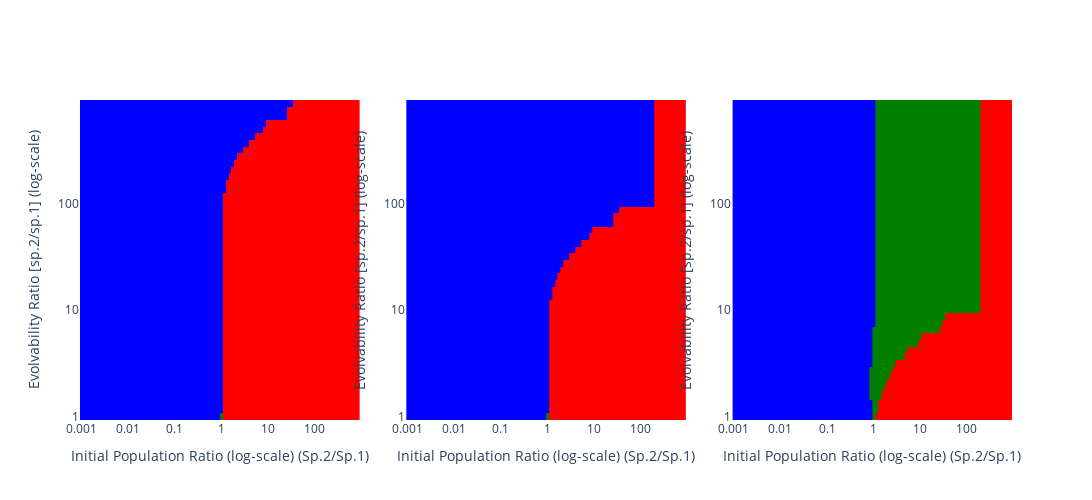

The cell this chart's notebook holds for it:
### Markdown cell above
Result, 30 times evslowrr olvabilty can reverse outcome

Interpretation: If interspecific competetion > intraspecific competition. The resource competetion accelerates the positive frequency dependance. If interspecific competetion < interpsecific competetin, the resource competetion decelerates the positive frequency depence.

### Code cell
# Assuming you have these classes and functions defined elsewhere in your code
# from your_module import Parameters_for_Analysis, run_simulation_and_get_outcome_instance

def plot_2d_sensitivity_analysis_initial_pop_vs_evolvability(N2_N1_ratios, V_A2_V_A1_ratios, final_outcomes_matrix, scale_factor, subplot_index, fig):
    color_map = {
        "sp 2 (high-genetic-var) wins, sp 1 (low-genetic-var) extinct": 0,
        "sp 1 (low-genetic-var) wins, sp 2 (high-genetic-var) extinct": 1,
        "both extinct": 2,
        "both coexist": 3
    }

    reverse_color_map = {v: k for k, v in color_map.items()}

    # Convert the final outcomes to numerical values
    numerical_matrix = np.vectorize(color_map.get)(final_outcomes_matrix)

    # Create the heatmap
    heatmap = go.Heatmap(
        z=numerical_matrix.T,  # Transpose the matrix to match the correct axis
        x=N2_N1_ratios,
        y=V_A2_V_A1_ratios,
        colorscale=[[0, 'red'], [1/3, 'blue'], [2/3, 'black'], [1, 'green']],
        showscale = False,
        colorbar=dict(
            tickvals=[0, 1, 2, 3],
            ticktext=list(color_map.keys()),
        )
    )

    fig.add_trace(heatmap, row=1, col=subplot_index)

    # Update axes for each subplot
    fig.update_xaxes(
        title_text='Initial Population Ratio (log) [fast-ev./slow-ev.]',
        type='log',
        tickvals=[0.001, 0.01, 0.1, 1, 10, 100, 1000, 10000],
        ticktext=["0.001", "0.01", "0.1", "1", "10", "100", "1000", "10000"],
        row=1, col=subplot_index
    )
    fig.update_yaxes(
        title_text='Evolvability Ratio  [fast-ev./slow-ev.] (log)',
        type='log',
        tickvals=[1, 10, 100, 1000],
        ticktext=['1', '10', '100', '1000'],
        row=1, col=subplot_index
    )

def generate_parameters_with_varied_parameters(N2_N1_ratios, V_A2_V_A1_ratios, V_A_scale, base_parameters):
    parameters_list = []
    for N2_N1 in N2_N1_ratios:
        for V_A2_V_A1 in V_A2_V_A1_ratios:
            # Scale V_A1 and V_A2 based on the scaling factor
            scaled_V_A1 = V_A_scale * 0.01
            scaled_V_A2 = V_A_scale * 0.01 * V_A2_V_A1  # Adjust V_A2 based on the ratio

            parameters_dict = Parameters_for_Analysis(base_parameters=base_parameters, V_A1=scaled_V_A1, V_A2=scaled_V_A2).__dict__.copy()
            parameters_dict['initial_population_species_2'] = parameters_dict['initial_population_species_1'] * N2_N1
            # V_A2 is already scaled above

            parameters = Parameters_for_Analysis(base_parameters=base_parameters, **parameters_dict)
            parameters_list.append(parameters)
    return parameters_list

def run_sensitivity_analysis(parameters_list):
    final_outcomes_list = []
    for parameters in parameters_list:
        final_outcome_instance = run_simulation_and_get_outcome_instance(parameters)
        final_outcomes_list.append(final_outcome_instance.outcome)
    return final_outcomes_list

def run_multipanel_sensitivity_analysis(N2_N1_ratios, V_A2_V_A1_ratios, scale_factors, base_parameters):
    final_outcomes_matrices = {}
    for idx, scale in enumerate(scale_factors, start=1):
        print(f"Running sensitivity analysis for V_A1 and V_A2 scaled by {scale}...")
        parameters_list = generate_parameters_with_varied_parameters(N2_N1_ratios, V_A2_V_A1_ratios, scale, base_parameters)
        final_outcomes_list = run_sensitivity_analysis(parameters_list)
        final_outcomes_matrix = np.array(final_outcomes_list).reshape(len(N2_N1_ratios), len(V_A2_V_A1_ratios))
        final_outcomes_matrices[scale] = final_outcomes_matrix
    return final_outcomes_matrices

def plot_multipanel_sensitivity_analysis(N2_N1_ratios, V_A2_V_A1_ratios, final_outcomes_matrices, scale_factors):
    # Create a subplot figure with one row and multiple columns based on the number of scaling factors
    fig = plotly.subplots.make_subplots(
        rows=1, cols=len(scale_factors),
        horizontal_spacing=0.05
    )

    # Iterate through each scaling factor and plot its corresponding heatmap
    for idx, scale in enumerate(scale_factors, start=1):
        final_outcomes_matrix = final_outcomes_matrices[scale]
        plot_2d_sensitivity_analysis_initial_pop_vs_evolvability(
            N2_N1_ratios,
            V_A2_V_A1_ratios,
            final_outcomes_matrix,
            scale_factor=scale,
            subplot_index=idx,
            fig=fig
        )

    # Update the overall layout of the figure
    fig.update_layout(
        width=500 * len(scale_factors),
        height=500,
        template='plotly',
        showlegend=False
    )

    # Show the figure
    pio.show(fig)

def main():


    # Define the power ranges for the ratios
    N2_N1_powers = np.arange(-3, 3, 0.0625)
    V_A2_V_A1_powers = np.arange(0, 3, 0.0625)

    # Calculate the actual ratios
    N2_N1_ratios = np.power(10.0, N2_N1_powers)
    V_A2_V_A1_ratios = np.power(10.0, V_A2_V_A1_powers)

    # Define the scaling factors for V_A1 and V_A2
    scale_factors = [0.1, 1, 10]

    # Run sensitivity analysis for each scaling factor
    final_outcomes_matrices = run_multipanel_sensitivity_analysis(
        N2_N1_ratios,
        V_A2_V_A1_ratios,
        scale_factors,
        base_parameters
    )

    # Plot the multipanel heatmaps
    plot_multipanel_sensitivity_analysis(
        N2_N1_ratios,
        V_A2_V_A1_ratios,
        final_outcomes_matrices,
        scale_factors
    )

if __name__ == "__main__":
    main()

### Figure 1 — Plotly figure (JSON) as saved in the notebook; plotly's stock layout.template omitted (floating-point values rounded to 4 significant figures; data arrays with more than 128 entries replaced by an {"elided": "..."} marker saying what was removed)
{"data": [{"colorbar": {"ticktext": ["sp 2 (high-genetic-var) wins, sp 1 (low-genetic-var) extinct", "sp 1 (low-genetic-var) wins, sp 2 (high-genetic-var) extinct", "both extinct", "both coexist"], "tickvals": [0, 1, 2, 3]}, "colorscale": [[0, "red"], [0.3333, "blue"], [0.6667, "black"], [1, "green"]], "showscale": false, "type": "heatmap", "x": [0.001, 0.001155, 0.001334, 0.00154, 0.001778, 0.002054, 0.002371, 0.002738, 0.003162, 0.003652, 0.004217, 0.00487, 0.005623, 0.006494, 0.007499, 0.00866, 0.01, 0.01155, 0.01334, 0.0154, 0.01778, 0.02054, 0.02371, 0.02738, 0.03162, 0.03652, 0.04217, 0.0487, 0.05623, 0.06494, 0.07499, 0.0866, 0.1, 0.1155, 0.1334, 0.154, 0.1778, 0.2054, 0.2371, 0.2738, 0.3162, 0.3652, 0.4217, 0.487, 0.5623, 0.6494, 0.7499, 0.866, 1, 1.155, 1.334, 1.54, 1.778, 2.054, 2.371, 2.738, 3.162, 3.652, 4.217, 4.87, 5.623, 6.494, 7.499, 8.66, 10, 11.55, 13.34, 15.4, 17.78, 20.54, 23.71, 27.38, 31.62, 36.52, 42.17, 48.7, 56.23, 64.94, 74.99, 86.6, 100, 115.5, 133.4, 154.0, 177.8, 205.4, 237.1, 273.8, 316.2, 365.2, 421.7, 487.0, 562.3, 649.4, 749.9, 866.0], "xaxis": "x", "y": [1, 1.155, 1.334, 1.54, 1.778, 2.054, 2.371, 2.738, 3.162, 3.652, 4.217, 4.87, 5.623, 6.494, 7.499, 8.66, 10, 11.55, 13.34, 15.4, 17.78, 20.54, 23.71, 27.38, 31.62, 36.52, 42.17, 48.7, 56.23, 64.94, 74.99, 86.6, 100, 115.5, 133.4, 154.0, 177.8, 205.4, 237.1, 273.8, 316.2, 365.2, 421.7, 487.0, 562.3, 649.4, 749.9, 866.0], "yaxis": "y", "z": {"elided": "48x96 int values"}}, {"colorbar": {"ticktext": ["sp 2 (high-genetic-var) wins, sp 1 (low-genetic-var) extinct", "sp 1 (low-genetic-var) wins, sp 2 (high-genetic-var) extinct", "both extinct", "both coexist"], "tickvals": [0, 1, 2, 3]}, "colorscale": [[0, "red"], [0.3333, "blue"], [0.6667, "black"], [1, "green"]], "showscale": false, "type": "heatmap", "x": [0.001, 0.001155, 0.001334, 0.00154, 0.001778, 0.002054, 0.002371, 0.002738, 0.003162, 0.003652, 0.004217, 0.00487, 0.005623, 0.006494, 0.007499, 0.00866, 0.01, 0.01155, 0.01334, 0.0154, 0.01778, 0.02054, 0.02371, 0.02738, 0.03162, 0.03652, 0.04217, 0.0487, 0.05623, 0.06494, 0.07499, 0.0866, 0.1, 0.1155, 0.1334, 0.154, 0.1778, 0.2054, 0.2371, 0.2738, 0.3162, 0.3652, 0.4217, 0.487, 0.5623, 0.6494, 0.7499, 0.866, 1, 1.155, 1.334, 1.54, 1.778, 2.054, 2.371, 2.738, 3.162, 3.652, 4.217, 4.87, 5.623, 6.494, 7.499, 8.66, 10, 11.55, 13.34, 15.4, 17.78, 20.54, 23.71, 27.38, 31.62, 36.52, 42.17, 48.7, 56.23, 64.94, 74.99, 86.6, 100, 115.5, 133.4, 154.0, 177.8, 205.4, 237.1, 273.8, 316.2, 365.2, 421.7, 487.0, 562.3, 649.4, 749.9, 866.0], "xaxis": "x2", "y": [1, 1.155, 1.334, 1.54, 1.778, 2.054, 2.371, 2.738, 3.162, 3.652, 4.217, 4.87, 5.623, 6.494, 7.499, 8.66, 10, 11.55, 13.34, 15.4, 17.78, 20.54, 23.71, 27.38, 31.62, 36.52, 42.17, 48.7, 56.23, 64.94, 74.99, 86.6, 100, 115.5, 133.4, 154.0, 177.8, 205.4, 237.1, 273.8, 316.2, 365.2, 421.7, 487.0, 562.3, 649.4, 749.9, 866.0], "yaxis": "y2", "z": {"elided": "48x96 int values"}}, {"colorbar": {"ticktext": ["sp 2 (high-genetic-var) wins, sp 1 (low-genetic-var) extinct", "sp 1 (low-genetic-var) wins, sp 2 (high-genetic-var) extinct", "both extinct", "both coexist"], "tickvals": [0, 1, 2, 3]}, "colorscale": [[0, "red"], [0.3333, "blue"], [0.6667, "black"], [1, "green"]], "showscale": false, "type": "heatmap", "x": [0.001, 0.001155, 0.001334, 0.00154, 0.001778, 0.002054, 0.002371, 0.002738, 0.003162, 0.003652, 0.004217, 0.00487, 0.005623, 0.006494, 0.007499, 0.00866, 0.01, 0.01155, 0.01334, 0.0154, 0.01778, 0.02054, 0.02371, 0.02738, 0.03162, 0.03652, 0.04217, 0.0487, 0.05623, 0.06494, 0.07499, 0.0866, 0.1, 0.1155, 0.1334, 0.154, 0.1778, 0.2054, 0.2371, 0.2738, 0.3162, 0.3652, 0.4217, 0.487, 0.5623, 0.6494, 0.7499, 0.866, 1, 1.155, 1.334, 1.54, 1.778, 2.054, 2.371, 2.738, 3.162, 3.652, 4.217, 4.87, 5.623, 6.494, 7.499, 8.66, 10, 11.55, 13.34, 15.4, 17.78, 20.54, 23.71, 27.38, 31.62, 36.52, 42.17, 48.7, 56.23, 64.94, 74.99, 86.6, 100, 115.5, 133.4, 154.0, 177.8, 205.4, 237.1, 273.8, 316.2, 365.2, 421.7, 487.0, 562.3, 649.4, 749.9, 866.0], "xaxis": "x3", "y": [1, 1.155, 1.334, 1.54, 1.778, 2.054, 2.371, 2.738, 3.162, 3.652, 4.217, 4.87, 5.623, 6.494, 7.499, 8.66, 10, 11.55, 13.34, 15.4, 17.78, 20.54, 23.71, 27.38, 31.62, 36.52, 42.17, 48.7, 56.23, 64.94, 74.99, 86.6, 100, 115.5, 133.4, 154.0, 177.8, 205.4, 237.1, 273.8, 316.2, 365.2, 421.7, 487.0, 562.3, 649.4, 749.9, 866.0], "yaxis": "y3", "z": {"elided": "48x96 int values"}}], "layout": {"height": 500, "showlegend": false, "width": 1500, "xaxis": {"anchor": "y", "domain": [0, 0.3], "ticktext": ["0.001", "0.01", "0.1", "1", "10", "100", "1000", "10000"], "tickvals": [0.001, 0.01, 0.1, 1, 10, 100, 1000, 10000], "title": {"text": "Initial Population Ratio (log-scale) (Sp.2/Sp.1)"}, "type": "log"}, "xaxis2": {"anchor": "y2", "domain": [0.35, 0.65], "ticktext": ["0.001", "0.01", "0.1", "1", "10", "100", "1000", "10000"], "tickvals": [0.001, 0.01, 0.1, 1, 10, 100, 1000, 10000], "title": {"text": "Initial Population Ratio (log-scale) (Sp.2/Sp.1)"}, "type": "log"}, "xaxis3": {"anchor": "y3", "domain": [0.7, 1], "ticktext": ["0.001", "0.01", "0.1", "1", "10", "100", "1000", "10000"], "tickvals": [0.001, 0.01, 0.1, 1, 10, 100, 1000, 10000], "title": {"text": "Initial Population Ratio (log-scale) (Sp.2/Sp.1)"}, "type": "log"}, "yaxis": {"anchor": "x", "domain": [0, 1], "ticktext": ["1", "10", "100", "1000"], "tickvals": [1, 10, 100, 1000], "title": {"text": "Evolvability Ratio [sp.2/sp.1] (log-scale)"}, "type": "log"}, "yaxis2": {"anchor": "x2", "domain": [0, 1], "ticktext": ["1", "10", "100", "1000"], "tickvals": [1, 10, 100, 1000], "title": {"text": "Evolvability Ratio [sp.2/sp.1] (log-scale)"}, "type": "log"}, "yaxis3": {"anchor": "x3", "domain": [0, 1], "ticktext": ["1", "10", "100", "1000"], "tickvals": [1, 10, 100, 1000], "title": {"text": "Evolvability Ratio [sp.2/sp.1] (log-scale)"}, "type": "log"}}}
